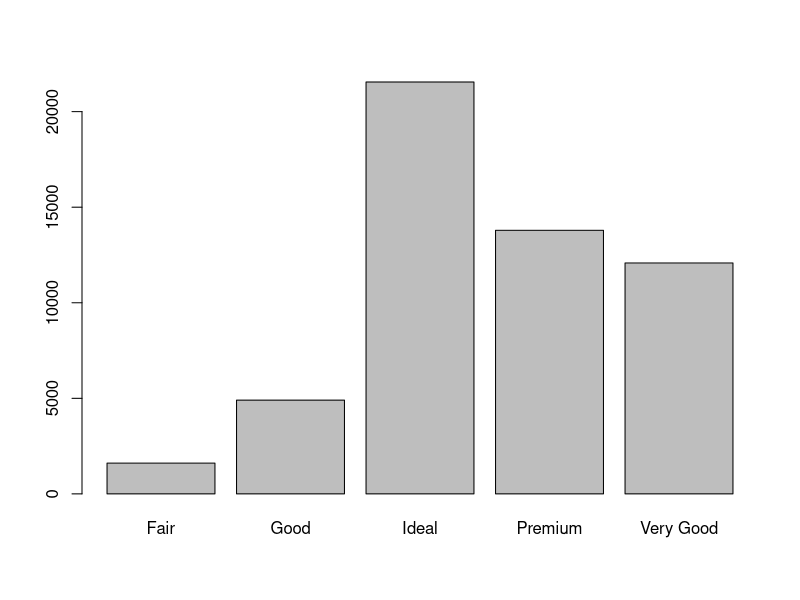
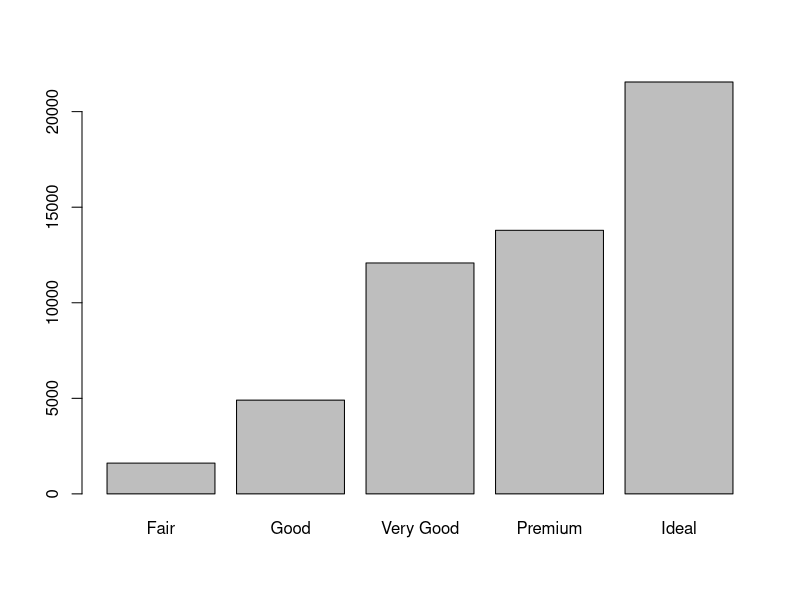
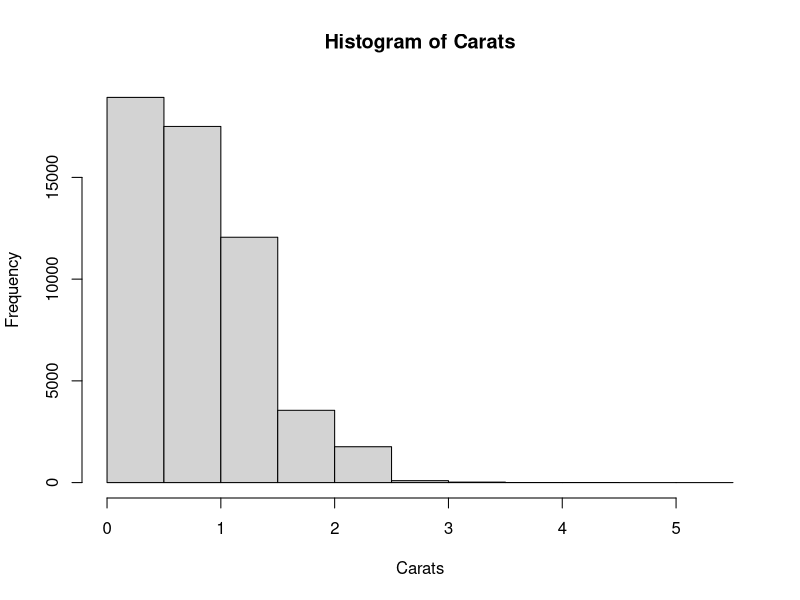
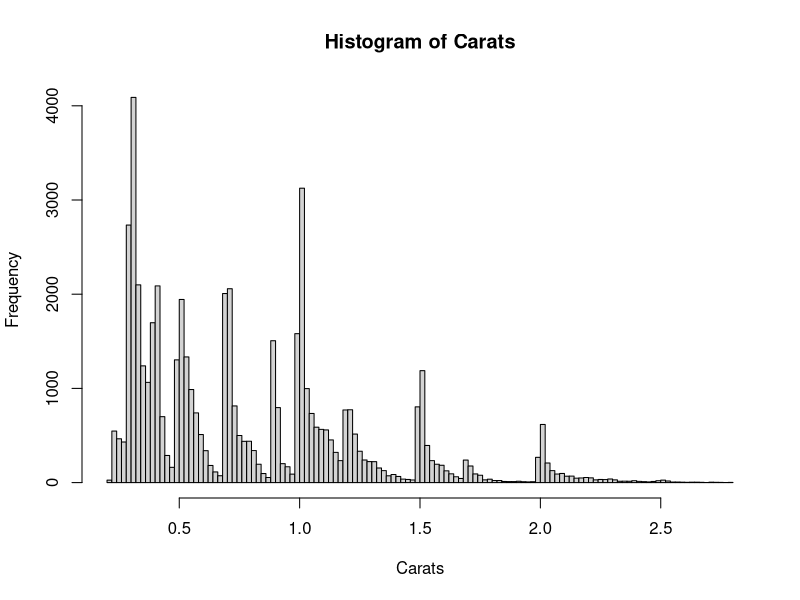
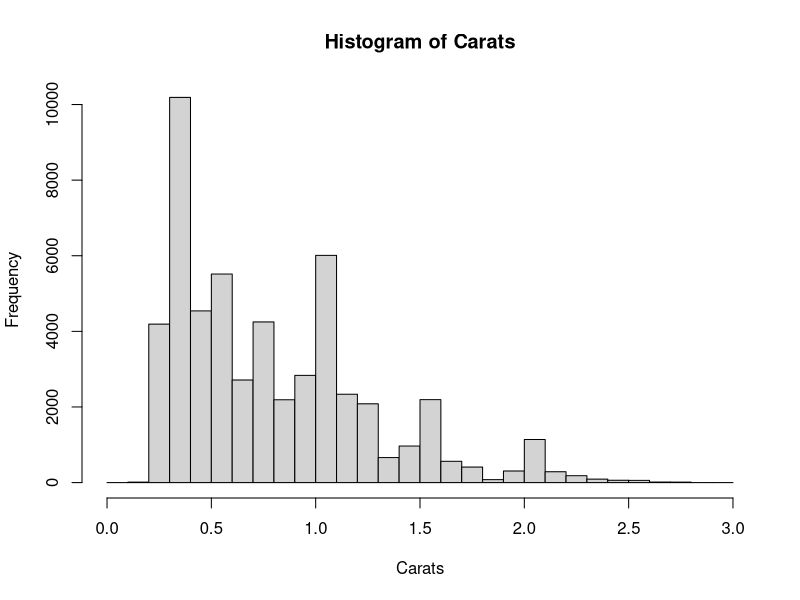
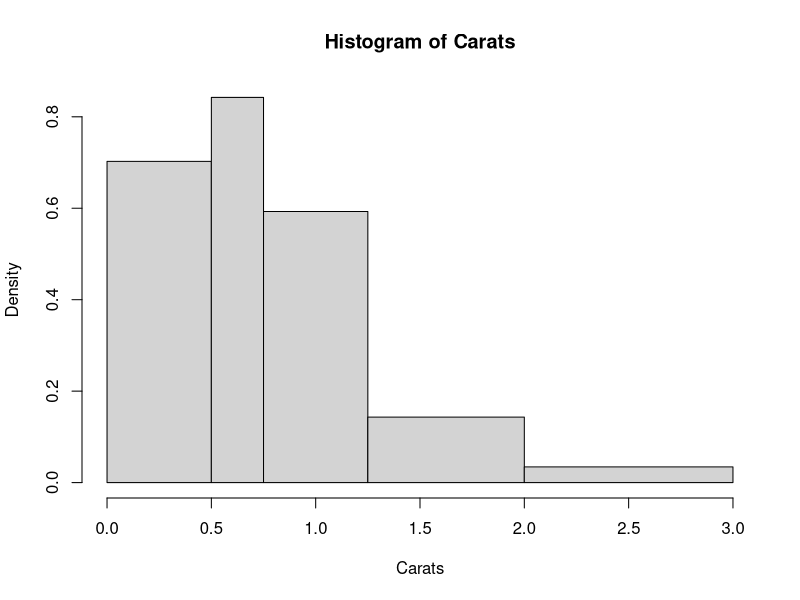
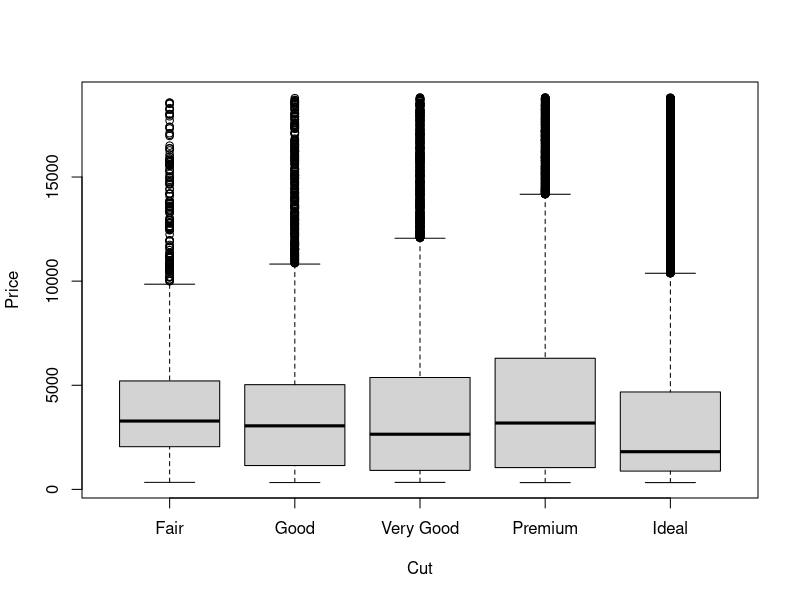
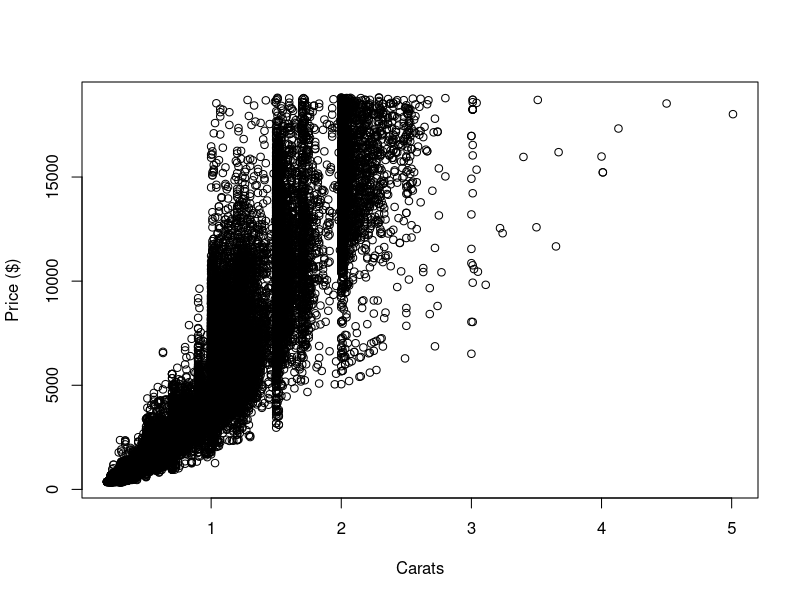

Write the R code that produced these figures, in order.


####################################
######  Begin Document 
####################################


setwd("~/Desktop/Data")


## Slide 4 -------------------------------

#1
sum((iris$Species=='versicolor') & (iris$Petal.Width<=1.2))

#2
tapply(iris$Petal.Length,iris$Species,mean)['setosa']

mean(iris$Petal.Length[iris$Species=='setosa'])

#3
#iris[iris$Sepal.Width>=3.0,]['Species']

table(iris$Species[iris$Sepal.Width>=3.0])

#4
ifelse(iris$Species=='versicolor',1,0)

iris$Versicolor <- ifelse(iris$Species=='versicolor',1,0)

table(iris$Versicolor)

## Slide 6 -------------------------------

getwd()
setwd("~/Desktop/GR5206-Stat Comp & DS/Course material")
diamonds         <- read.csv("diamonds.csv", as.is = T)
diamonds$cut     <- factor(diamonds$cut)
diamonds$color   <- factor(diamonds$color)
diamonds$clarity <- factor(diamonds$clarity)

## Slide 14 -------------------------------

table(diamonds$cut) 
names(table(diamonds$cut))

## Slide 15 -------------------------------

barplot(height = table(diamonds$cut), 
        names.arg = names(table(diamonds$cut)))


## Slide 16 -------------------------------

levels(diamonds$cut)
diamonds$cut <- factor(diamonds$cut, level = c("Fair", 
                                               "Good", "Very Good", "Premium", 
                                               "Ideal"))

#改一下顺序，比如原来5代表very good，改成5代表ideal

levels(diamonds$cut)


## Slide 17 -------------------------------

barplot(height = table(diamonds$cut), names.arg = names(table(diamonds$cut)))

## Slide 19 -------------------------------


hist(diamonds$carat, main = "Histogram of Carats", 
     xlab = "Carats")


## Slide 20 -------------------------------


hist(diamonds$carat[diamonds$carat < 3], breaks = 100, 
     main = "Histogram of Carats", xlab = "Carats")


## Slide 21 -------------------------------


hist(diamonds$carat[diamonds$carat < 3], breaks = seq(0,3,by=.1), 
     main = "Histogram of Carats", xlab = "Carats")


## Slide 22 -------------------------------


hist(diamonds$carat[diamonds$carat < 3], breaks = c(0,.5,.75,1.25,2,3), 
     main = "Histogram of Carats", xlab = "Carats")


## Slide 29 -------------------------------

boxplot(price ~ cut, data = diamonds, ylab = "Price", 
        xlab = "Cut")

## Slide 29 -------------------------------


plot(diamonds$carat, diamonds$price, xlab = "Carats", 
     ylab = "Price ($)")


## Slide 27
plot(diamonds$carat, diamonds$price, xlab = "Carats", 
     ylab = "Price ($)")


## Slide 30
boxplot(carat ~ cut, data = diamonds, ylab = "Carats", 
        xlab = "Cut")

## Slide 34 -------------------------------

set.seed(1)

rows       <- dim(diamonds)[1]
small_diam <- diamonds[sample(1:rows, 1000), ]

## Slide 35 -------------------------------

plot(log(small_diam$carat), log(small_diam$price),
     col = small_diam$cut)
legend("bottomright", legend = levels(small_diam$cut), 
       fill = 1:length(levels(small_diam$cut)), cex = .5)


## Slide 37 -------------------------------


abline(8, 0, col = "orange", lty = 2)
lm1 <- lm(log(small_diam$price) ~ log(small_diam$carat))
abline(lm1)


## Slide 39 -------------------------------

cuts        <- levels(small_diam$cut)
col_counter <- 1

for (i in cuts) {
  this_cut    <- small_diam$cut == i
  this_data   <- small_diam[this_cut, ]
  this_lm     <- lm(log(this_data$price) 
                    ~ log(this_data$carat))
  abline(this_lm, col = col_counter)
  col_counter <- col_counter + 1
}


## Slide 32 -------------------------------

points(-0.4, 6.8,  pch = "*", col = "purple")



## Slide 44 -------------------------------

text(-0.4, 6.8 - .2, "New Diamond", cex = .5)



